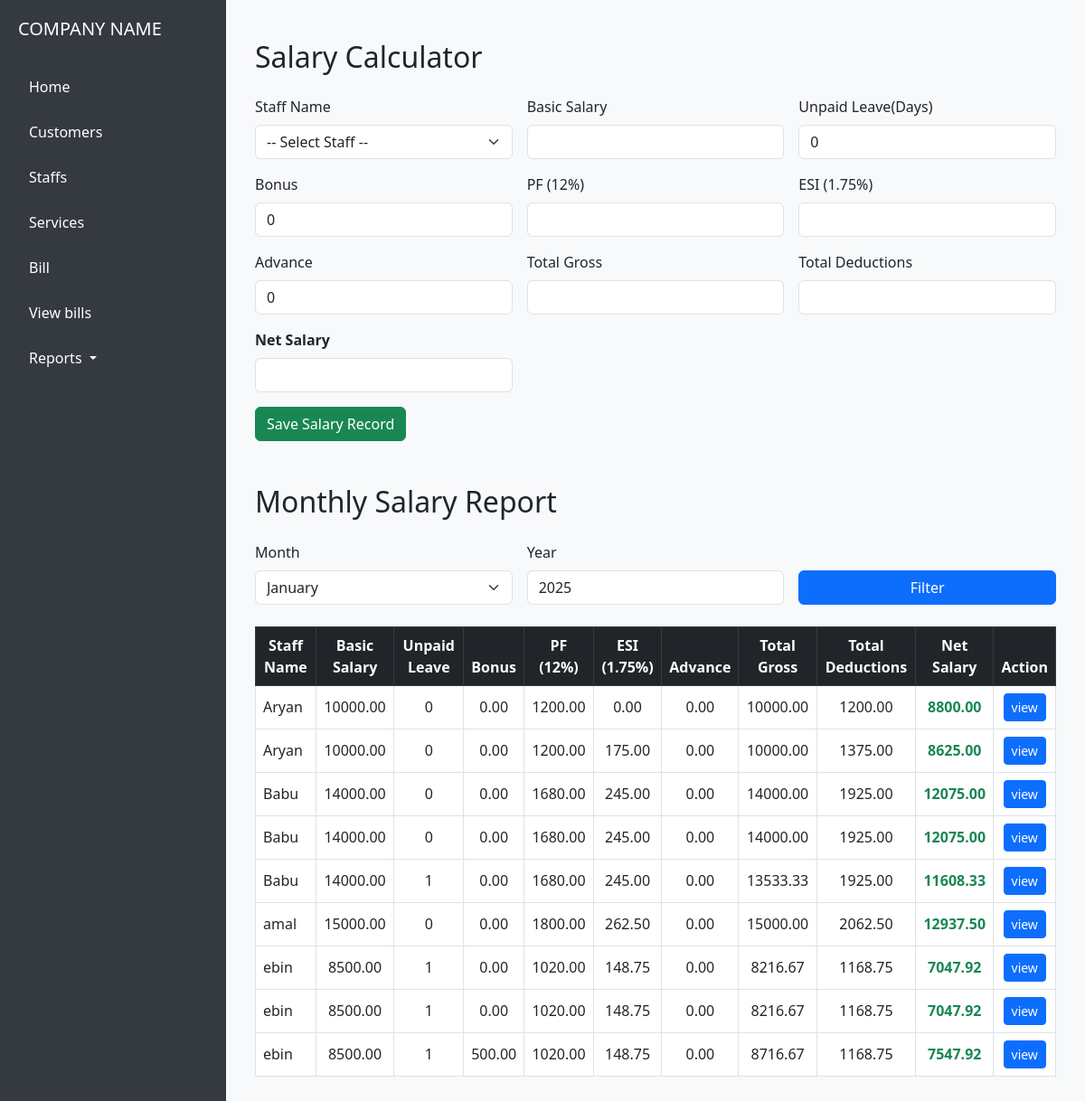
The app's page /salary-report/monthly/ with its own data.
### core/models.py (models this page shows, shortened)
class SalaryRecord(models.Model):
    staff = models.ForeignKey('Staff', on_delete=models.CASCADE)
    unpaid_leave= models.IntegerField("Unpaid Leave(Days)", default=0)
    bonus = models.DecimalField("Bonus", max_digits=10, decimal_places=2, default=0)  # Editable
    pf = models.DecimalField("PF 12%", max_digits=10, decimal_places=2, blank=True, null=True)
    esi = models.DecimalField("ESI 1.75%", max_digits=10, decimal_places=2, blank=True, null=True, default=0)
    salary_advance = models.DecimalField("Salary Advance", max_digits=10, decimal_places=2, blank=True, null=True, default=0)
    date = models.DateField(auto_now_add=True)
    @property
    def per_day_salary(self):
        basic = Decimal(self.staff.basic_salary or 0)
        return basic / Decimal(30)
    @property
    def unpaid_leave_deduction(self):
        return self.per_day_salary * (self.unpaid_leave or 0)
    @property
    def total_gross(self):
        basic = Decimal(self.staff.basic_salary or 0)
        return basic + (self.bonus or 0) - (self.unpaid_leave_deduction or 0)
    @property
    def total_deductions(self):
        return (self.pf or 0) + (self.esi or 0) + (self.salary_advance or 0)
    @property
    def net_salary(self):
        return self.total_gross - self.total_deductions

class Staff(models.Model):
    name = models.CharField(max_length=100)
    phone = models.CharField(max_length=15, null=True, blank=True)
    email = models.EmailField(blank=True, null=True)
    position = models.CharField(max_length=100,null=True, blank=True)
    dob = models.DateField(default=timezone.now)
    address = models.TextField(default='N/A')
    gender = models.CharField(max_length=1, choices=GENDER_CHOICES, default='F')
    date = models.DateField(default=timezone.now)
    basic_salary = models.DecimalField(max_digits=10, decimal_places=2, default=0)

### core/views.py (the view)
# urls.py: path('salary-report/monthly/', views.monthly_salary_report, name='monthly_salary_report'),
def monthly_salary_report(request):
    staff_list = Staff.objects.all().order_by('name')
    records = SalaryRecord.objects.select_related('staff').all().order_by('staff__name')
    return render(request, 'core/monthly_salary_report.html', {
        'staff_list': staff_list,
        'records': records,
        'months': MONTH_CHOICES,
        'selected_month': int(request.GET.get('month', 1)),
        'selected_year': int(request.GET.get('year', 2025)),
    })

### core/templates/core/monthly_salary_report.html (shortened to what this page needs)
{% extends 'core/base.html' %}
{% block content %}
<div class="container mt-4">
    <h2 class="mb-4">Salary Calculator</h2>
    <form id="salaryForm" class="row g-3 mb-5">
        <div class="col-md-4">
            <label class="form-label">Staff Name</label>
            <select id="staffName" name="staff_id" class="form-select" required>
                <option value="">-- Select Staff --</option>
            </select>
        </div>
        <div class="col-md-4">
            <label class="form-label">Basic Salary</label>
            <input type="number" id="basicSalary" name="basic_salary" class="form-control" readonly>
        </div>
        <div class="col-md-4">
            <label class="form-label">Unpaid Leave(Days)</label>
            <input type="number"  id="unpaid_leave" name="unpaid_leave" class="form-control" value="0">
        </div>
        <div class="col-md-4">
            <label class="form-label">Bonus</label>
            <input type="number" step="0.01" id="bonus" name="bonus" class="form-control" value="0">
        </div>
        <div class="col-md-4">
            <label class="form-label">PF (12%)</label>
            <input type="number" id="pf" name="pf" class="form-control" readonly>
        </div>
        <div class="col-md-4">
            <label class="form-label">ESI (1.75%)</label>
            <input type="number" id="esi" name="esi" class="form-control" readonly>
        </div>
        <div class="col-md-4">
            <label class="form-label">Advance</label>
            <input type="number" step="0.01" id="advance" name="advance" class="form-control" value="0">
        </div>
        <div class="col-md-4">
            <label class="form-label">Total Gross</label>
            <input type="number" id="totalGross" name="total_gross" class="form-control" readonly>
        </div>
        <div class="col-md-4">
            <label class="form-label">Total Deductions</label>
            <input type="number" id="totalDeductions" name="total_deductions" class="form-control" readonly>
        </div>
        <div class="col-md-4">
            <label class="form-label fw-bold">Net Salary</label>
            <input type="number" id="netSalary" name="net_salary" class="form-control fw-bold" readonly>
        </div>
        <div class="col-12">
            <button type="button" id="saveSalary" class="btn btn-success">Save Salary Record</button>
        </div>
    </form>
    <h2 class="mb-4">Monthly Salary Report</h2>
    <form method="get" class="row g-3 mb-4 align-items-end">
        <div class="col-md-4">
            <label for="month" class="form-label">Month</label>
            <select name="month" id="month" class="form-select">
                {% for m, name in months %}
                <option value="{{ m }}" {% if m == selected_month %}selected{% endif %}>{{ name }}</option>
                {% endfor %}
            </select>
        </div>
        <div class="col-md-4">
            <label for="year" class="form-label">Year</label>
            <input type="number" name="year" id="year" value="{{ selected_year }}" class="form-control">
        </div>
        <div class="col-md-4">
            <button type="submit" class="btn btn-primary w-100">Filter</button>
        </div>
    </form>
    <div class="table-responsive">
        <table class="table table-bordered table-hover align-middle" id="salaryTable">
            <thead class="table-dark text-center">
                <tr>
                    <th>Staff Name</th>
                    <th>Basic Salary</th>
                    <th>Unpaid Leave</th>
                    <th>Bonus</th>
                    <th>PF (12%)</th>
                    <th>ESI (1.75%) </th>
                    <th>Advance</th>
                    <th>Total Gross</th>
                    <th>Total Deductions</th>
                    <th>Net Salary</th>
                    <th>Action</th>
                </tr>
            </thead>
            <tbody>
                {% for record in records %}
                <tr class="text-center">
                    <td class="text-start">{{ record.staff.name }}</td>
                    <td>{{ record.staff.basic_salary|floatformat:2 }}</td>
                    <td>{{ record.unpaid_leave}}</td>
                    <td>{{ record.bonus|default:0|floatformat:2 }}</td>
                    <td>{{ record.pf|floatformat:2 }}</td>
                    <td>{{ record.esi|floatformat:2 }}</td>
                    <td>{{ record.salary_advance|default:0|floatformat:2 }}</td>
                    <td>{{ record.total_gross|floatformat:2 }}</td>
                    <td>{{ record.total_deductions|floatformat:2 }}</td>
                    <td class="fw-bold {% if record.net_salary < 0 %}text-danger{% else %}text-success{% endif %}">
                        {{ record.net_salary|floatformat:2 }}
                    </td>
                    <td> <a class="btn btn-sm btn-primary" href="{% url 'salary_slip_preview' record.id%}">view</a></td>
                </tr>
                {% empty %}
                <tr>
                    <td colspan="8" class="text-center text-muted">No salary records found.</td>
                </tr>
                {% endfor %}
            </tbody>
        </table>
    </div>
</div>
{% endblock %}

### core/templates/core/base.html (style rules this page uses)
body { margin: 0; font-family: 'Segoe UI', sans-serif; }

### records on screen
SalaryRecord: staff.name "Aryan", staff.basic_salary "10000.00", unpaid_leave "0", bonus "0.00", pf "1200.00", esi "0.00", salary_advance "0.00", total_gross "10000.00", total_deductions "1200.00", net_salary "8800.00"
SalaryRecord: staff.name "Aryan", staff.basic_salary "10000.00", unpaid_leave "0", bonus "0.00", pf "1200.00", esi "175.00", salary_advance "0.00", total_gross "10000.00", total_deductions "1375.00", net_salary "8625.00"
SalaryRecord: staff.name "Babu", staff.basic_salary "14000.00", unpaid_leave "0", bonus "0.00", pf "1680.00", esi "245.00", salary_advance "0.00", total_gross "14000.00", total_deductions "1925.00", net_salary "12075.00"
SalaryRecord: staff.name "Babu", staff.basic_salary "14000.00", unpaid_leave "0", bonus "0.00", pf "1680.00", esi "245.00", salary_advance "0.00", total_gross "14000.00", total_deductions "1925.00", net_salary "12075.00"
SalaryRecord: staff.name "Babu", staff.basic_salary "14000.00", unpaid_leave "1", bonus "0.00", pf "1680.00", esi "245.00", salary_advance "0.00", total_gross "13533.33", total_deductions "1925.00", net_salary "11608.33"
SalaryRecord: staff.name "amal", staff.basic_salary "15000.00", unpaid_leave "0", bonus "0.00", pf "1800.00", esi "262.50", salary_advance "0.00", total_gross "15000.00", total_deductions "2062.50", net_salary "12937.50"
SalaryRecord: staff.name "ebin", staff.basic_salary "8500.00", unpaid_leave "1", bonus "0.00", pf "1020.00", esi "148.75", salary_advance "0.00", total_gross "8216.67", total_deductions "1168.75", net_salary "7047.92"
SalaryRecord: staff.name "ebin", staff.basic_salary "8500.00", unpaid_leave "1", bonus "0.00", pf "1020.00", esi "148.75", salary_advance "0.00", total_gross "8216.67", total_deductions "1168.75", net_salary "7047.92"
SalaryRecord: staff.name "ebin", staff.basic_salary "8500.00", unpaid_leave "1", bonus "500.00", pf "1020.00", esi "148.75", salary_advance "0.00", total_gross "8716.67", total_deductions "1168.75", net_salary "7547.92"

### other values on screen
form field month "January"
